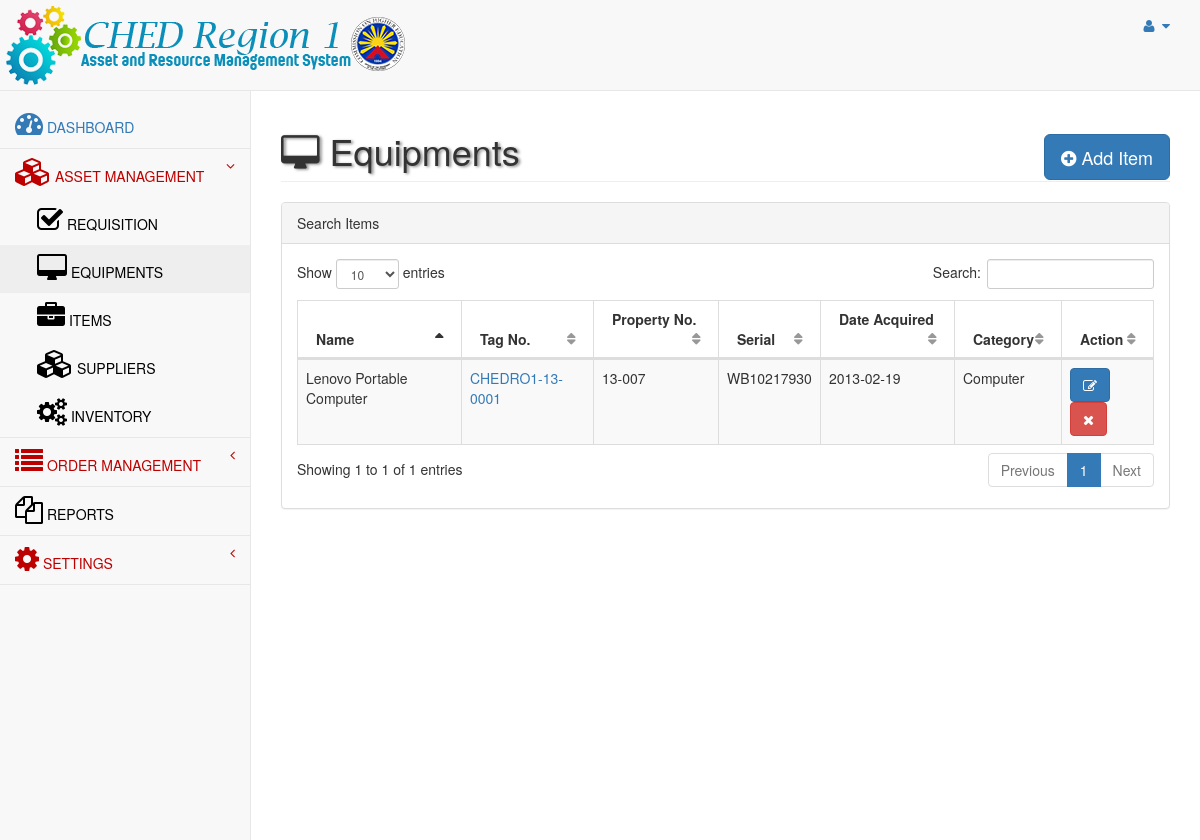
The page /admin/equipments.php on the database its author committed.
### tables this page shows
CREATE TABLE `equipments` (
  `equipNo` bigint(20) NOT NULL AUTO_INCREMENT,
  `equipName` varchar(200) NOT NULL,
  `tagno` varchar(200) DEFAULT 'NONE',
  `propertyno` varchar(200) DEFAULT 'NONE',
  `serialno` varchar(200) DEFAULT 'NONE',
  `unitcost` double(10,2) NOT NULL DEFAULT '0.00',
  `dateacquired` date DEFAULT NULL,
  `supplierID` int(11) DEFAULT '0',
  `color` varchar(100) DEFAULT 'NONE',
  `category` varchar(100) DEFAULT 'NONE',
  PRIMARY KEY (`equipNo`)
);

### admin/include/functions.php (called while the page is built, shortened)
<?php
function selectListSQL($q){
	$conn = dbConnect();
	$stmt = $conn->prepare($q);
	$stmt->execute();
	$rows = $stmt->fetchAll();
	return $rows;
}
?>

### admin/equipments.php (the view, shortened to what this page needs)
<?php
include('header.php');
include_once("include/functions.php");
?>
<div id="page-wrapper">
            <div class="row">
                <div class="col-lg-12">
                    <h1 class="page-header"><i class="fa fa-desktop fa-1x"></i> Equipments
						<div class="pull-right">
							<button id="addequipmentbutton" class="btn btn-primary btn-lg" data-toggle="modal" data-target="#addEquipment">
                                <i class="fa fa-plus-circle"></i> Add Item
                            </button>
                         </div>
					</h1>
                </div>
            </div>
            <div class="row">
					<div class="col-lg-12">
					<div class="panel panel-default">
								<div class="panel-heading">
								   Search Items
								</div>
					<div class="panel-body">
				<div class="dataTable_wrapper">
					<table class="table table-striped table-bordered table-hover" id="dataTables-items">
						<thead>
							<tr>
								<th>Name</th>
								<th>Tag No.</th>
								<th>Property No.</th>
								<th>Serial</th>
								<th>Date Acquired</th>
								<th>Category</th>
								<th>Action</th>
							</tr>
						</thead>
						<tbody>
						<?php
						$itemlist = selectListSQL("SELECT * FROM equipments ");
						foreach ($itemlist as $rows => $link) {
							$equipname = $link['equipName'];
							$tagno = $link['tagno'];
							$propertyno = $link['propertyno'];
							$serialno = $link['serialno'];
							$dateacquired = $link['dateacquired'];
							$category = $link['category'];
							echo "<tr class='odd gradeX'>";
							echo "<td>$equipname</td>";
							echo "<td><a href='equipmentsdetails.php'>$tagno</a></td>";
							echo "<td>$propertyno</td>";
							echo "<td>$serialno</td>";
							echo "<td>$dateacquired</td>";
							echo "<td>$category</td>";
							echo "<td class='center'>
								<button class='btn btn-primary' onClick='edititem($itemNo)'  data-toggle='modal' data-target='#addItem'><i class='fa fa-edit'></i></button>
								<button class='btn btn-danger notification' id='notification' onClick='deleteitem($itemNo)'><i class='fa fa-times'></i></button>
							</td>";
							echo "</tr>";
						}
						?>
						</tbody>
					</table>
				</div>
			</div>
			</div>
			</div>
			</div>
        </div>
    </div>
<?php
include('footer.php');
?>

### rows shown on the page
equipments: equipName "Lenovo Portable Computer", tagno "CHEDRO1-13-0001", propertyno "13-007", serialno "WB10217930", dateacquired "2013-02-19", category "Computer"
